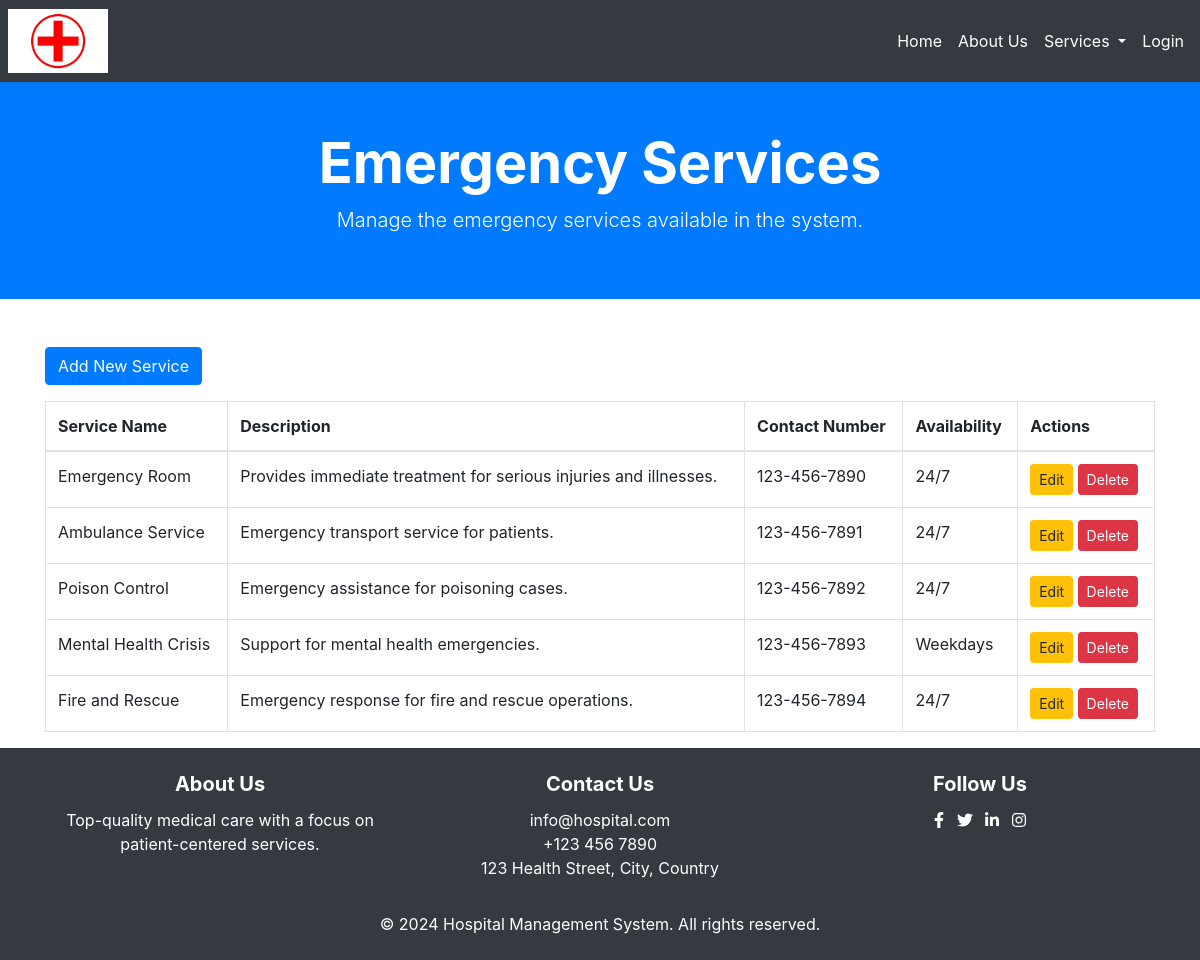
Page /manage_emergency_services.php on the committed database.
### tables this page shows
CREATE TABLE `emergency_services` (
  `id` int(11) NOT NULL,
  `service_name` varchar(255) NOT NULL,
  `description` text DEFAULT NULL,
  `contact_number` varchar(20) NOT NULL,
  `availability` enum('24/7','Weekdays','Weekends') DEFAULT '24/7',
  `created_at` timestamp NOT NULL DEFAULT current_timestamp()
);

### manage_emergency_services.php (the view, shortened to what this page needs)
<?php
include('header.php');
include('db_connection.php');
$query = "SELECT * FROM emergency_services";
$result = $conn->query($query);
?>
<header class="bg-primary text-white text-center py-5">
    <div class="container">
        <h1 class="display-4 font-weight-bold">Emergency Services</h1>
        <p class="lead">Manage the emergency services available in the system.</p>
    </div>
</header>
<main class="container mt-5">
    <div class="row">
        <div class="col-md-12">
            <a href="add_emergency_service.php" class="btn btn-primary mb-3">Add New Service</a>
            <?php if ($result->num_rows > 0): ?>
                <table class="table table-bordered">
                    <thead>
                        <tr>
                            <th>Service Name</th>
                            <th>Description</th>
                            <th>Contact Number</th>
                            <th>Availability</th>
                            <th>Actions</th>
                        </tr>
                    </thead>
                    <tbody>
                        <?php while ($row = $result->fetch_assoc()): ?>
                            <tr>
                                <td><?php echo htmlspecialchars($row['service_name']); ?></td>
                                <td><?php echo htmlspecialchars($row['description']); ?></td>
                                <td><?php echo htmlspecialchars($row['contact_number']); ?></td>
                                <td><?php echo htmlspecialchars($row['availability']); ?></td>
                                <td>
                                    <a href="edit_emergency_service.php?id=<?php echo $row['id']; ?>" class="btn btn-warning btn-sm">Edit</a>
                                    <form action="manage_emergency_services.php" method="post" style="display:inline;">
                                        <button type="submit" class="btn btn-danger btn-sm">Delete</button>
                                    </form>
                                </td>
                            </tr>
                        <?php endwhile; ?>
                    </tbody>
                </table>
            <?php else: ?>
                <div class="alert alert-info text-center" role="alert">No emergency services found.</div>
            <?php endif; ?>
        </div>
    </div>
</main>
<?php include('footer.php'); ?>

### styles.css (style rules this page uses)
html, body { height: 100%; margin: 0; }
body { display: flex; flex-direction: column; }
main { flex: 1; }

### rows in the picture
emergency_services: service_name "Emergency Room", description "Provides immediate treatment for serious injuries and illnesses.", contact_number "123-456-7890", availability "24/7"
emergency_services: service_name "Ambulance Service", description "Emergency transport service for patients.", contact_number "123-456-7891", availability "24/7"
emergency_services: service_name "Poison Control", description "Emergency assistance for poisoning cases.", contact_number "123-456-7892", availability "24/7"
emergency_services: service_name "Mental Health Crisis", description "Support for mental health emergencies.", contact_number "123-456-7893", availability "Weekdays"
emergency_services: service_name "Fire and Rescue", description "Emergency response for fire and rescue operations.", contact_number "123-456-7894", availability "24/7"
